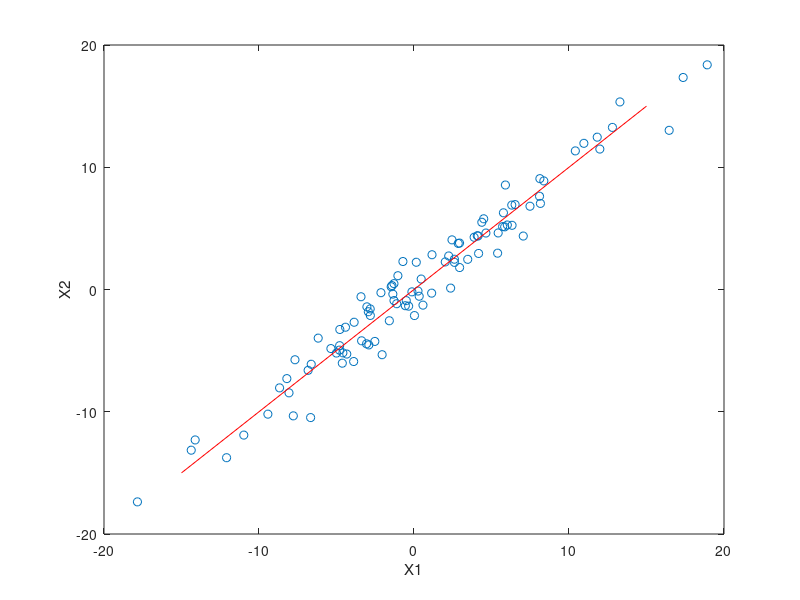

MATLAB code for this plot:
%%% illustrate PCA
n = 100;
y1 = randn(n,2) * [10 0; 0 1];
theta = pi/4;
rotmat = [cos(theta) sin(theta); -sin(theta) cos(theta)];
y2 = y1 * rotmat; clf;
plot(y2(:,1), y2(:,2), 'o');
hold on;
plot([-15 15], [-15 15], 'r');
xlabel('X1')
ylabel('X2')
% print -depsc2 pcai01